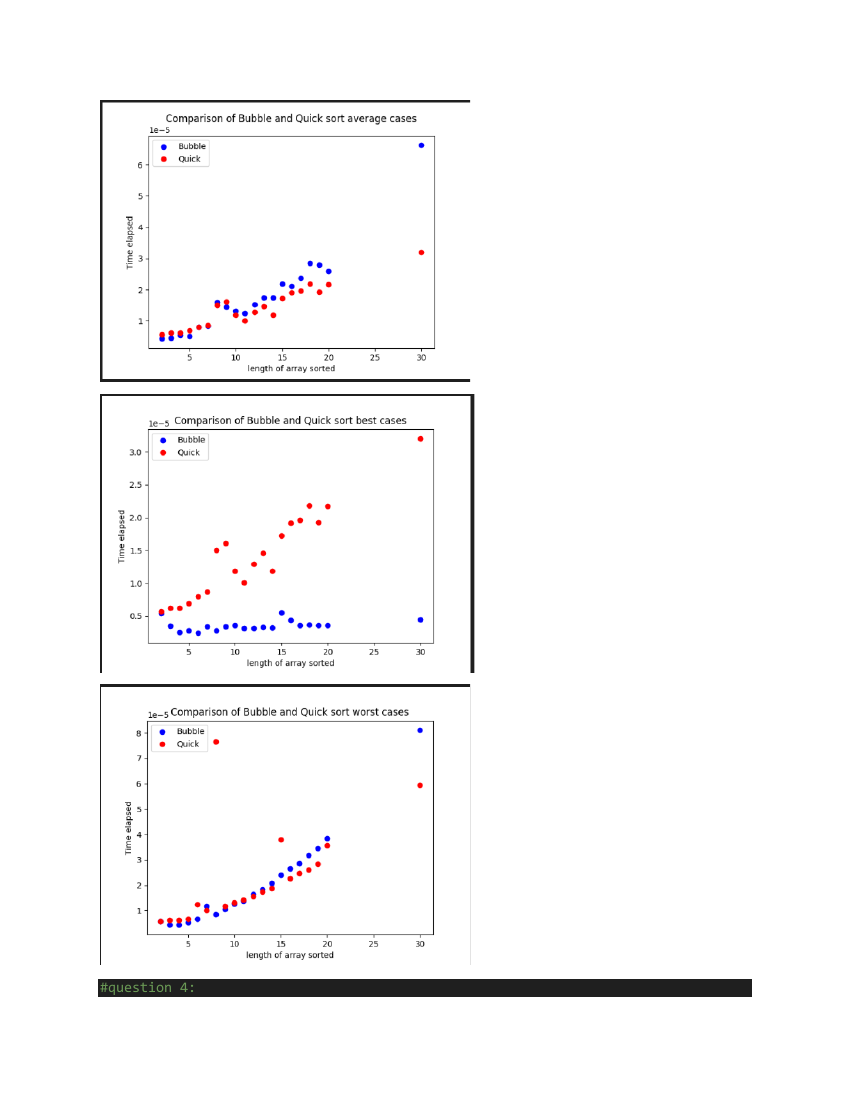

Source code (Python):
import timeit
import random
from matplotlib import pyplot as plt
#create bubble sort function
def bubbleSort(a,len):
    #runs once for every element in the array - 1
    for y in range(len-1):
        swaps = False
        #runs once for every element in the array minus the number of outside loop runs
        for x in range (len-1-y):
            #if current element is greater than next element swap them
            if a[x] > a[x+1]:
                swaps = True
                (a[x],a[x+1]) = (a[x+1],a[x])
        #if no swaps were made this run then the array is sorted
        if swaps == False:
            break
#create partition function
def partition(a,low,high):
    #set pivot as last element
    pivot = a[high]
    #set current index as 1 before first element
    i = low-1
    #runs through the entire range of numbers
    for x in range(low,high):
        #if current examined number is less than or equal to the pivot
        if a[x] <= pivot:
            #add it into the next slot on the left side
            i = i+1
            (a[i],a[x]) = (a[x], a[i])
    #once necesesarry moves have been made put the pivot directly affter all the numbers that are smaller than it
    (a[i+1],a[high]) = (a[high],a[i+1])
    #return pivot location
    return i+1
#define quicksort function
def quickSort(a,low,high):
    #effectivly, if the array is not size 1
    if low<high:
        #partition the list and then recursivly call quick sort on each side of the partition
        part = partition(a,low,high)
        quickSort(a,low,part-1)
        quickSort(a,part+1,high)
#sizes of choice: 2,4,6,8,10,12,14,16,18,20,25,30,35,40,45,50,75,100,125,150
#create lists to hold results
bestBubble = []
worstBubble = []
averageBubble = []
worstQuick = []
averageQuick = []
choices = [2,4,6,8,10,12,14,16,18,20,25,30,35,40,45,50,75,100,125,150]
for x in range(20):#run once for each choice
    test1 = [y for y in range(choices[x])]#bubble best
    bestBubble.append(timeit.timeit(lambda: bubbleSort(test1,len(test1)), number=1))
    test1 = [choices[x] - y for y in range(choices[x])]#bubble worse case
    test2 = [choices[x] - y for y in range(choices[x])]#quick worse case
    worstBubble.append(timeit.timeit(lambda: bubbleSort(test1,len(test1)), number=1))
    worstQuick.append(timeit.timeit(lambda: quickSort(test2,0,len(test2)-1), number=1))
    test1 = random.sample(range(0,1000),choices[x])#bubble average, quick average, and quick best
    test2 = random.sample(range(0,1000),choices[x])#bubble average, quick average, and quick best
    averageBubble.append(timeit.timeit(lambda: bubbleSort(test1,len(test1)), number=1))
    averageQuick.append(timeit.timeit(lambda: quickSort(test2,0,len(test2)-1), number=1))
#plot results 
plt.scatter(choices,bestBubble,color = 'blue')
plt.scatter(choices,averageQuick,color = 'red')
plt.xlabel("length of array sorted")
plt.ylabel("Time elapsed")
plt.title("Comparison of Bubble and Quick sort best cases")
plt.legend(["Bubble","Quick"])
plt.show()
plt.savefig("ex2.bestCases.png")
plt.clf()
plt.scatter(choices,averageBubble,color = 'blue')
plt.scatter(choices,averageQuick,color = 'red')
plt.xlabel("length of array sorted")
plt.ylabel("Time elapsed")
plt.title("Comparison of Bubble and Quick sort average cases")
plt.legend(["Bubble","Quick"])
plt.show()
plt.savefig("ex2.averageCases.png")
plt.clf()
plt.scatter(choices,worstBubble,color = 'blue')
plt.scatter(choices,worstQuick,color = 'red')
plt.xlabel("length of array sorted")
plt.ylabel("Time elapsed")
plt.title("Comparison of Bubble and Quick sort worst cases")
plt.legend(["Bubble","Quick"])
plt.show()
plt.savefig("ex2.worstCases.png")
plt.clf()
#question 4:
#looking at the plots, in all but the best cases it appears that quick sort becomes faster
#than bubble sort around 10 elements, so a small sort would have 9 or less elements 








